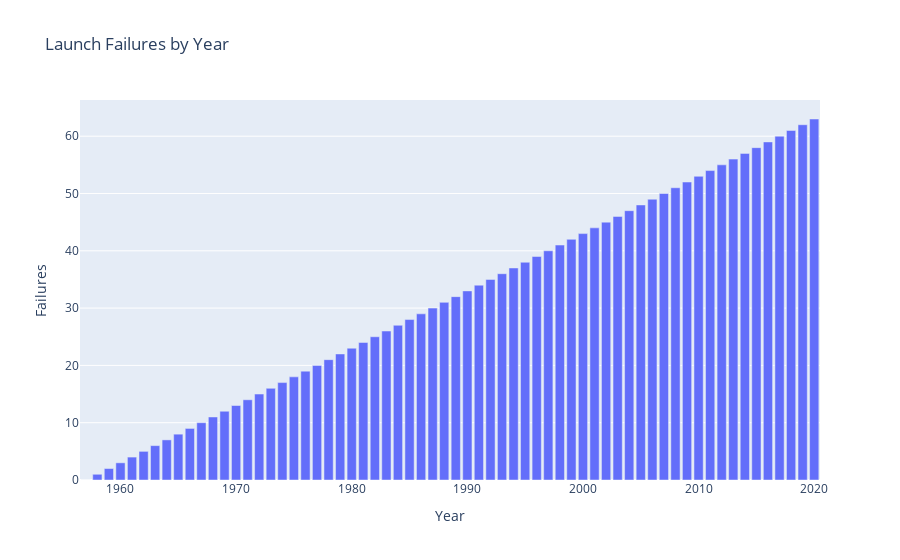

Notebook cell for this chart:
### Code cell
# Make a chart of # of failures (counts) per year

failures_bar = px.bar(failure_by_year,
                  x="Year_Only", 
                  y="Failure_Count",
                  hover_name="Failures", 
                  title="Launch Failures by Year")
 
failures_bar.update_layout(xaxis_title="Year",
                      yaxis_title="Failures",
                      coloraxis_showscale=True)
 
failures_bar.show()

### Figure 1 — Plotly figure (JSON) as saved in the notebook; plotly's stock layout.template omitted (floating-point values rounded to 4 significant figures)
{"data": [{"alignmentgroup": "True", "hovertemplate": "<b>%{hovertext}</b><br><br>Year_Only=%{x}<br>Failure_Count=%{y}<extra></extra>", "hovertext": ["Failure", "Failure", "Failure", "Failure", "Failure", "Failure", "Failure", "Failure", "Failure", "Failure", "Failure", "Failure", "Failure", "Failure", "Failure", "Failure", "Failure", "Failure", "Failure", "Failure", "Failure", "Failure", "Failure", "Failure", "Failure", "Failure", "Failure", "Failure", "Failure", "Failure", "Failure", "Failure", "Failure", "Failure", "Failure", "Failure", "Failure", "Failure", "Failure", "Failure", "Failure", "Failure", "Failure", "Failure", "Failure", "Failure", "Failure", "Failure", "Failure", "Failure", "Failure", "Failure", "Failure", "Failure", "Failure", "Failure", "Failure", "Failure", "Failure", "Failure", "Failure", "Failure", "Failure", "Failure"], "legendgroup": "", "marker": {"color": "#636efa", "pattern": {"shape": ""}}, "name": "", "offsetgroup": "", "orientation": "v", "showlegend": false, "textposition": "auto", "type": "bar", "x": [1957, 1991, 1992, 1993, 1994, 1995, 1996, 1997, 1998, 1999, 2000, 2001, 2002, 2003, 1990, 2004, 2006, 2007, 2008, 2009, 2010, 2011, 2012, 2013, 2014, 2015, 2016, 2017, 2018, 2005, 1989, 1988, 1987, 1958, 1959, 1960, 1961, 1962, 1963, 1964, 1965, 1966, 1967, 1968, 1969, 1970, 1971, 1972, 1973, 1974, 1975, 1976, 1977, 1978, 1979, 1980, 1981, 1982, 1983, 1984, 1985, 1986, 2019, 2020], "xaxis": "x", "y": [0, 34, 35, 36, 37, 38, 39, 40, 41, 42, 43, 44, 45, 46, 33, 47, 49, 50, 51, 52, 53, 54, 55, 56, 57, 58, 59, 60, 61, 48, 32, 31, 30, 1, 2, 3, 4, 5, 6, 7, 8, 9, 10, 11, 12, 13, 14, 15, 16, 17, 18, 19, 20, 21, 22, 23, 24, 25, 26, 27, 28, 29, 62, 63], "yaxis": "y"}], "layout": {"barmode": "relative", "coloraxis": {"showscale": true}, "legend": {"tracegroupgap": 0}, "title": {"text": "Launch Failures by Year"}, "xaxis": {"anchor": "y", "domain": [0, 1], "title": {"text": "Year"}}, "yaxis": {"anchor": "x", "domain": [0, 1], "title": {"text": "Failures"}}}}
